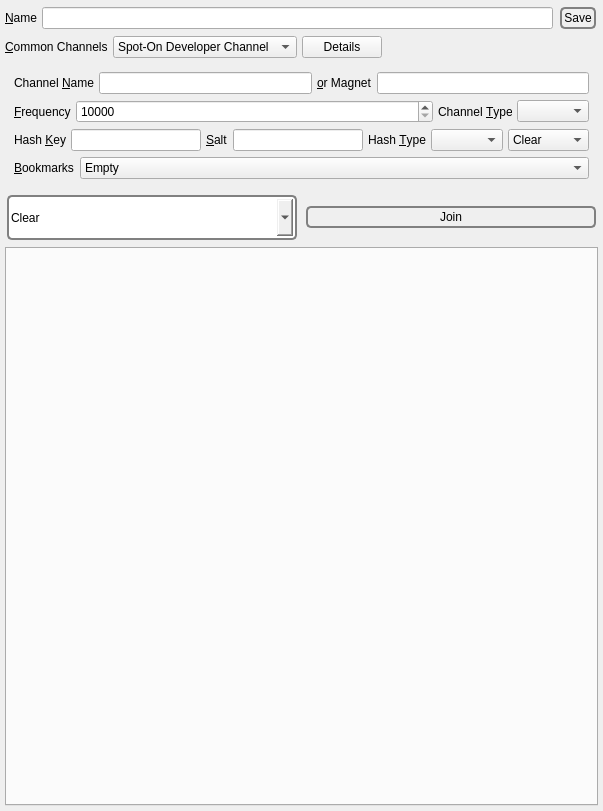
          <widget class="QWidget" name="scrollAreaWidgetContents_5">
           <property name="geometry">
            <rect>
             <x>0</x>
             <y>0</y>
             <width>603</width>
             <height>811</height>
            </rect>
           </property>
           <layout class="QVBoxLayout" name="verticalLayout_54">
            <property name="spacing">
             <number>5</number>
            </property>
            <property name="leftMargin">
             <number>5</number>
            </property>
            <property name="topMargin">
             <number>5</number>
            </property>
            <property name="rightMargin">
             <number>5</number>
            </property>
            <property name="bottomMargin">
             <number>5</number>
            </property>
            <item>
             <layout class="QHBoxLayout" name="horizontalLayout_41">
              <property name="spacing">
               <number>5</number>
              </property>
              <item>
               <widget class="QLabel" name="label_32">
                <property name="text">
                 <string>&amp;Name</string>
                </property>
                <property name="buddy">
                 <cstring>buzzName</cstring>
                </property>
               </widget>
              </item>
              <item>
               <widget class="QLineEdit" name="buzzName">
                <property name="text">
                 <string/>
                </property>
               </widget>
              </item>
              <item>
               <widget class="QPushButton" name="saveBuzzName">
                <property name="styleSheet">
                 <string notr="true">QPushButton {
 border: 2px solid gray;
 background-color: qlineargradient(x1: 0, y1: 0, x2: 0, y2: 1,
                                   stop: 0 #E0E0E0, stop: 1 #FFFFFF);
 border-radius: 5px;
 margin: 2px;
 padding: 2px;
 }

QPushButton:hover { 
background-color: qlineargradient(x1: 0, y1: 0, x2: 0, y2: 1,
                                   stop: 0 rgb(254,229,172), stop: 1 #FFFFFF);
background-position: top center; } 

QPushButton:pressed {
     background-color: darkgray;
     border-style: inset;
 }</string>
                </property>
                <property name="text">
                 <string>Save</string>
                </property>
               </widget>
              </item>
             </layout>
            </item>
            <item>
             <layout class="QHBoxLayout" name="horizontalLayout_34">
              <property name="spacing">
               <number>5</number>
              </property>
              <item>
               <widget class="QLabel" name="label_82">
                <property name="text">
                 <string>&amp;Common Channels</string>
                </property>
                <property name="buddy">
                 <cstring>commonBuzzChannels</cstring>
                </property>
               </widget>
              </item>
              <item>
               <widget class="QComboBox" name="commonBuzzChannels">
                <property name="sizeAdjustPolicy">
                 <enum>QComboBox::AdjustToContents</enum>
                </property>
                <item>
                 <property name="text">
                  <string notr="true">Spot-On Developer Channel</string>
                 </property>
                </item>
               </widget>
              </item>
              <item>
               <widget class="QPushButton" name="buzz_details">
                <property name="text">
                 <string>Details</string>
                </property>
                <property name="checkable">
                 <bool>true</bool>
                </property>
               </widget>
              </item>
              <item>
               <spacer name="horizontalSpacer_64">
                <property name="orientation">
                 <enum>Qt::Horizontal</enum>
                </property>
                <property name="sizeHint" stdset="0">
                 <size>
                  <width>40</width>
                  <height>20</height>
                 </size>
                </property>
               </spacer>
              </item>
             </layout>
            </item>
            <item>
             <widget class="QFrame" name="buzz_frame">
              <layout class="QVBoxLayout" name="verticalLayout_7">
               <item>
                <layout class="QHBoxLayout" name="horizontalLayout_33">
                 <property name="spacing">
                  <number>5</number>
                 </property>
                 <item>
                  <widget class="QLabel" name="label_33">
                   <property name="text">
                    <string>Channel &amp;Name</string>
                   </property>
                   <property name="buddy">
                    <cstring>channel</cstring>
                   </property>
                  </widget>
                 </item>
                 <item>
                  <widget class="QLineEdit" name="channel"/>
                 </item>
                 <item>
                  <widget class="QLabel" name="label_72">
                   <property name="text">
                    <string>&amp;or Magnet</string>
                   </property>
                   <property name="buddy">
                    <cstring>demagnetize</cstring>
                   </property>
                  </widget>
                 </item>
                 <item>
                  <widget class="QLineEdit" name="demagnetize">
                   <property name="toolTip">
                    <string>Demagnetize the link.</string>
                   </property>
                  </widget>
                 </item>
                </layout>
               </item>
               <item>
                <layout class="QHBoxLayout" name="horizontalLayout_40">
                 <property name="spacing">
                  <number>5</number>
                 </property>
                 <item>
                  <widget class="QLabel" name="label_44">
                   <property name="text">
                    <string>&amp;Frequency</string>
                   </property>
                   <property name="buddy">
                    <cstring>buzzIterationCount</cstring>
                   </property>
                  </widget>
                 </item>
                 <item>
                  <widget class="QSpinBox" name="buzzIterationCount">
                   <property name="sizePolicy">
                    <sizepolicy hsizetype="Expanding" vsizetype="Fixed">
                     <horstretch>0</horstretch>
                     <verstretch>0</verstretch>
                    </sizepolicy>
                   </property>
                   <property name="minimum">
                    <number>10000</number>
                   </property>
                   <property name="maximum">
                    <number>999999999</number>
                   </property>
                  </widget>
                 </item>
                 <item>
                  <widget class="QLabel" name="label_36">
                   <property name="text">
                    <string>Channel &amp;Type</string>
                   </property>
                   <property name="buddy">
                    <cstring>channelType</cstring>
                   </property>
                  </widget>
                 </item>
                 <item>
                  <widget class="QComboBox" name="channelType">
                   <property name="sizeAdjustPolicy">
                    <enum>QComboBox::AdjustToContents</enum>
                   </property>
                  </widget>
                 </item>
                </layout>
               </item>
               <item>
                <layout class="QHBoxLayout" name="horizontalLayout_61">
                 <property name="spacing">
                  <number>5</number>
                 </property>
                 <item>
                  <widget class="QLabel" name="label_61">
                   <property name="text">
                    <string>Hash &amp;Key</string>
                   </property>
                   <property name="buddy">
                    <cstring>buzzHashKey</cstring>
                   </property>
                  </widget>
                 </item>
                 <item>
                  <widget class="QLineEdit" name="buzzHashKey"/>
                 </item>
                 <item>
                  <widget class="QLabel" name="label_37">
                   <property name="text">
                    <string>&amp;Salt</string>
                   </property>
                   <property name="buddy">
                    <cstring>channelSalt</cstring>
                   </property>
                  </widget>
                 </item>
                 <item>
                  <widget class="QLineEdit" name="channelSalt"/>
                 </item>
                 <item>
                  <widget class="QLabel" name="label_62">
                   <property name="text">
                    <string>Hash &amp;Type</string>
                   </property>
                   <property name="buddy">
                    <cstring>buzzHashType</cstring>
                   </property>
                  </widget>
                 </item>
                 <item>
                  <widget class="QComboBox" name="buzzHashType">
                   <property name="sizeAdjustPolicy">
                    <enum>QComboBox::AdjustToContents</enum>
                   </property>
                  </widget>
                 </item>
                 <item>
                  <widget class="QComboBox" name="buzzActions">
                   <property name="styleSheet">
                    <string notr="true"/>
                   </property>
                   <property name="sizeAdjustPolicy">
                    <enum>QComboBox::AdjustToContents</enum>
                   </property>
                   <item>
                    <property name="text">
                     <string>Clear</string>
                    </property>
                   </item>
                   <item>
                    <property name="text">
                     <string>Generate</string>
                    </property>
                   </item>
                  </widget>
                 </item>
                </layout>
               </item>
               <item>
                <layout class="QHBoxLayout" name="horizontalLayout_45">
                 <property name="topMargin">
                  <number>0</number>
                 </property>
                 <item>
                  <widget class="QLabel" name="label_49">
                   <property name="text">
                    <string>&amp;Bookmarks</string>
                   </property>
                   <property name="buddy">
                    <cstring>favorites</cstring>
                   </property>
                  </widget>
                 </item>
                 <item>
                  <widget class="QComboBox" name="favorites">
                   <property name="sizePolicy">
                    <sizepolicy hsizetype="Expanding" vsizetype="Fixed">
                     <horstretch>0</horstretch>
                     <verstretch>0</verstretch>
                    </sizepolicy>
                   </property>
                   <property name="sizeAdjustPolicy">
                    <enum>QComboBox::AdjustToContents</enum>
                   </property>
                   <item>
                    <property name="text">
                     <string notr="true">Empty</string>
                    </property>
                   </item>
                  </widget>
                 </item>
                </layout>
               </item>
              </layout>
             </widget>
            </item>
            <item>
             <layout class="QHBoxLayout" name="horizontalLayout_28">
              <property name="topMargin">
               <number>0</number>
              </property>
              <item>
               <widget class="QComboBox" name="buzzTools">
                <property name="minimumSize">
                 <size>
                  <width>0</width>
                  <height>49</height>
                 </size>
                </property>
                <property name="styleSheet">
                 <string notr="true">QComboBox#buzzTools {
 border: 2px solid gray;
 background-color: qlineargradient(x1: 0, y1: 0, x2: 0, y2: 1,
                                   stop: 0 #E0E0E0, stop: 1 #FFFFFF);
 border-radius: 5px;
 margin: 2px;
 padding: 2px;
 
 }


QComboBox#buzzTools:hover { 
background-color: qlineargradient(x1: 0, y1: 0, x2: 0, y2: 1,
                                   stop: 0 rgb(254,229,172), stop: 1 #FFFFFF);
background-position: top center; } </string>
                </property>
                <property name="sizeAdjustPolicy">
                 <enum>QComboBox::AdjustToContents</enum>
                </property>
                <item>
                 <property name="text">
                  <string>Clear</string>
                 </property>
                </item>
                <item>
                 <property name="text">
                  <string>Demagnetize</string>
                 </property>
                </item>
                <item>
                 <property name="text">
                  <string>Magnetize Bookmark</string>
                 </property>
                </item>
                <item>
                 <property name="text">
                  <string>Remove Bookmark</string>
                 </property>
                </item>
                <item>
                 <property name="text">
                  <string>Remove All Bookmarks</string>
                 </property>
                </item>
               </widget>
              </item>
              <item>
               <widget class="QPushButton" name="join">
                <property name="styleSheet">
                 <string notr="true">QPushButton {
 border: 2px solid gray;
 background-color: qlineargradient(x1: 0, y1: 0, x2: 0, y2: 1,
                                   stop: 0 #E0E0E0, stop: 1 #FFFFFF);
 border-radius: 5px;
 margin: 2px;
 padding: 2px;
 }


QPushButton:hover { 
background-color: qlineargradient(x1: 0, y1: 0, x2: 0, y2: 1,
                                   stop: 0 rgb(254,229,172), stop: 1 #FFFFFF);
background-position: top center; }

QPushButton:pressed {
     background-color: darkgray;
     border-style: inset;
 } </string>
                </property>
                <property name="text">
                 <string>Join</string>
                </property>
                <property name="iconSize">
                 <size>
                  <width>40</width>
                  <height>40</height>
                 </size>
                </property>
               </widget>
              </item>
             </layout>
            </item>
            <item>
             <widget class="spoton_tabwidget" name="buzzTab">
              <property name="currentIndex">
               <number>-1</number>
              </property>
              <property name="tabsClosable">
               <bool>true</bool>
              </property>
             </widget>
            </item>
           </layout>
          </widget>
